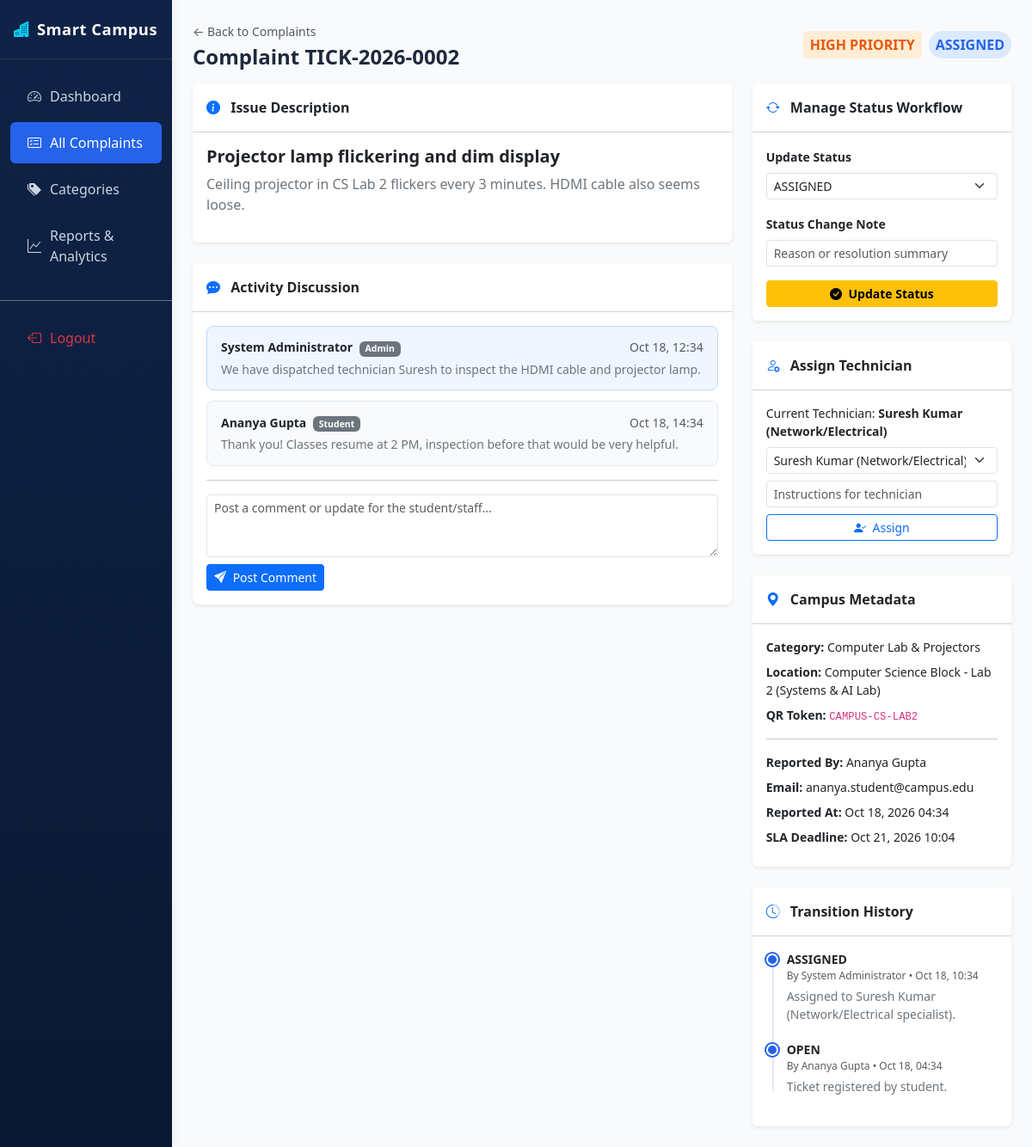
The app's page /admin-dashboard/complaint_details.php?id=2 (signed in) with its own data.
### tables this page shows
CREATE TABLE `tickets` (
  `id` int(10) UNSIGNED NOT NULL,
  `ticket_code` varchar(30) NOT NULL,
  `reporter_id` int(10) UNSIGNED NOT NULL,
  `category_id` int(10) UNSIGNED NOT NULL,
  `location_id` int(10) UNSIGNED NOT NULL,
  `title` varchar(200) NOT NULL,
  `description` text NOT NULL,
  `photo_path` varchar(255) DEFAULT NULL,
  `priority` enum('LOW','MEDIUM','HIGH','CRITICAL') NOT NULL DEFAULT 'MEDIUM',
  `status` enum('OPEN','ASSIGNED','IN_PROGRESS','RESOLVED','CLOSED') NOT NULL DEFAULT 'OPEN',
  `assigned_to` int(10) UNSIGNED DEFAULT NULL,
  `created_at` timestamp NOT NULL DEFAULT current_timestamp(),
  `due_at` datetime DEFAULT NULL,
  `resolved_at` datetime DEFAULT NULL
);

CREATE TABLE `ticket_comments` (
  `id` int(10) UNSIGNED NOT NULL,
  `ticket_id` int(10) UNSIGNED NOT NULL,
  `user_id` int(10) UNSIGNED NOT NULL,
  `message` text NOT NULL,
  `created_at` timestamp NOT NULL DEFAULT current_timestamp()
);

CREATE TABLE `users` (
  `id` int(10) UNSIGNED NOT NULL,
  `name` varchar(100) NOT NULL,
  `email` varchar(120) NOT NULL,
  `password_hash` varchar(255) NOT NULL,
  `role` enum('student','admin','technician') NOT NULL DEFAULT 'student',
  `created_at` timestamp NOT NULL DEFAULT current_timestamp()
);

CREATE TABLE `categories` (
  `id` int(10) UNSIGNED NOT NULL,
  `name` varchar(100) NOT NULL,
  `description` text DEFAULT NULL,
  `default_priority` enum('LOW','MEDIUM','HIGH','CRITICAL') NOT NULL DEFAULT 'MEDIUM',
  `created_at` timestamp NOT NULL DEFAULT current_timestamp()
);

CREATE TABLE `locations` (
  `id` int(10) UNSIGNED NOT NULL,
  `building` varchar(100) NOT NULL,
  `room` varchar(50) NOT NULL,
  `qr_code_token` varchar(64) NOT NULL,
  `created_at` timestamp NOT NULL DEFAULT current_timestamp()
);

CREATE TABLE `ticket_history` (
  `id` int(10) UNSIGNED NOT NULL,
  `ticket_id` int(10) UNSIGNED NOT NULL,
  `changed_by` int(10) UNSIGNED NOT NULL,
  `old_status` varchar(20) DEFAULT NULL,
  `new_status` varchar(20) NOT NULL,
  `comment` text DEFAULT NULL,
  `created_at` timestamp NOT NULL DEFAULT current_timestamp()
);

### admin-dashboard/complaint_details.php (the view, shortened to what this page needs)
<?php
$pdo = Database::getConnection();
$ticketId = (int)($_GET['id'] ?? 0);
$stmt = $pdo->prepare("
    SELECT
        t.*,
        c.name AS category_name,
        l.building, l.room, l.qr_code_token,
        reporter.name AS reporter_name, reporter.email AS reporter_email,
        tech.name AS technician_name, tech.email AS technician_email
    FROM tickets t
    JOIN categories c ON t.category_id = c.id
    JOIN locations l ON t.location_id = l.id
    JOIN users reporter ON t.reporter_id = reporter.id
    LEFT JOIN users tech ON t.assigned_to = tech.id
    WHERE t.id = ?
");
$stmt->execute([$ticketId]);
$ticket = $stmt->fetch();
$technicians = $pdo->query("SELECT id, name, email FROM users WHERE role = 'technician' ORDER BY name ASC")->fetchAll();
$histStmt = $pdo->prepare("
    SELECT th.*, u.name AS user_name, u.role AS user_role
    FROM ticket_history th
    JOIN users u ON th.changed_by = u.id
    WHERE th.ticket_id = ?
    ORDER BY th.created_at DESC
");
$histStmt->execute([$ticketId]);
$history = $histStmt->fetchAll();
$commStmt = $pdo->prepare("
    SELECT tc.*, u.name AS user_name, u.role AS user_role
    FROM ticket_comments tc
    JOIN users u ON tc.user_id = u.id
    WHERE tc.ticket_id = ?
    ORDER BY tc.created_at ASC
");
$commStmt->execute([$ticketId]);
$comments = $commStmt->fetchAll();
?>
<!DOCTYPE html>
<html lang="en">
<head>
    <link href="https://cdn.jsdelivr.net/npm/bootstrap@5.3.0/dist/css/bootstrap.min.css" rel="stylesheet">
    <link rel="stylesheet" href="https://cdn.jsdelivr.net/npm/bootstrap-icons@1.11.0/font/bootstrap-icons.css">
    <link rel="stylesheet" href="css/style.css">
</head>
<body>
<div class="container-fluid">
    <div class="row">
        <nav class="col-md-3 col-lg-2 d-md-block sidebar p-0">
            <div class="brand-title text-center text-md-start px-3">
                <i class="bi bi-buildings-fill text-info me-2"></i>Smart Campus
            </div>
            <div class="pt-3">
                <ul class="nav flex-column">
                    <li class="nav-item"><a class="nav-link" href="dashboard.php"><i class="bi bi-speedometer2"></i> Dashboard</a></li>
                    <li class="nav-item"><a class="nav-link active" href="complaints.php"><i class="bi bi-card-checklist"></i> All Complaints</a></li>
                    <li class="nav-item"><a class="nav-link" href="categories.php"><i class="bi bi-tags-fill"></i> Categories</a></li>
                    <li class="nav-item"><a class="nav-link" href="reports.php"><i class="bi bi-graph-up"></i> Reports & Analytics</a></li>
                    <li class="nav-item mt-4 border-top border-secondary pt-3"><a class="nav-link text-danger" href="logout.php"><i class="bi bi-box-arrow-left"></i> Logout</a></li>
                </ul>
            </div>
        </nav>
        <main class="col-md-9 ms-sm-auto col-lg-10 px-md-4 py-4">
            <div class="d-flex justify-content-between align-items-center mb-3">
                <div>
                    <a href="complaints.php" class="text-decoration-none text-muted small">&larr; Back to Complaints</a>
                    <h2 class="h4 fw-bold mt-1 mb-0">Complaint <?= htmlspecialchars($ticket['ticket_code']) ?></h2>
                </div>
                <div class="d-flex gap-2">
                    <span class="badge badge-priority-<?= $ticket['priority'] ?> fs-6 p-2"><?= $ticket['priority'] ?> PRIORITY</span>
                    <span class="badge badge-status badge-<?= $ticket['status'] ?> fs-6 p-2"><?= str_replace('_', ' ', $ticket['status']) ?></span>
                </div>
            </div>
            <div class="row g-4">
                <div class="col-lg-8">
                    <div class="card shadow-sm border-0 mb-4">
                        <div class="card-header bg-white py-3 fw-bold">
                            <i class="bi bi-info-circle-fill text-primary me-2"></i> Issue Description
                        </div>
                        <div class="card-body">
                            <h5 class="fw-bold text-navy mb-2"><?= htmlspecialchars($ticket['title']) ?></h5>
                            <p class="text-secondary" style="white-space: pre-wrap;"><?= htmlspecialchars($ticket['description']) ?></p>
                        </div>
                    </div>
                    <div class="card shadow-sm border-0 mb-4">
                        <div class="card-header bg-white py-3 fw-bold">
                            <i class="bi bi-chat-dots-fill text-primary me-2"></i> Activity Discussion
                        </div>
                        <div class="card-body">
                            <?php if (empty($comments)): ?>
                                <div class="text-center py-3 text-muted small">No comments or notes posted yet.</div>
                            <?php else: ?>
                                <?php foreach ($comments as $c): ?>
                                    <div class="comment-bubble <?= in_array($c['user_role'], ['admin', 'technician']) ? 'comment-admin' : '' ?>">
                                        <div class="d-flex justify-content-between align-items-center mb-1">
                                            <span class="fw-semibold small">
                                                <?= htmlspecialchars($c['user_name']) ?>
                                                <span class="badge bg-secondary ms-1"><?= ucfirst($c['user_role']) ?></span>
                                            </span>
                                            <span class="text-muted small"><?= date('M d, H:i', strtotime($c['created_at'])) ?></span>
                                        </div>
                                        <div class="small text-secondary"><?= nl2br(htmlspecialchars($c['message'])) ?></div>
                                    </div>
                                <?php endforeach; ?>
                            <?php endif; ?>
                            <hr>
                            <form method="POST" action="">
                                <div class="mb-2">
                                    <textarea name="comment_message" class="form-control form-control-sm" rows="3" placeholder="Post a comment or update for the student/staff..." required></textarea>
                                </div>
                                <button type="submit" class="btn btn-primary btn-sm"><i class="bi bi-send-fill me-1"></i> Post Comment</button>
                            </form>
                        </div>
                    </div>
                </div>
                <div class="col-lg-4">
                    <div class="card shadow-sm border-0 mb-4">
                        <div class="card-header bg-white py-3 fw-bold">
                            <i class="bi bi-arrow-repeat text-primary me-2"></i> Manage Status Workflow
                        </div>
                        <div class="card-body">
                            <form method="POST" action="">
                                <div class="mb-3">
                                    <label class="form-label small fw-semibold">Update Status</label>
                                    <select name="status" class="form-select form-select-sm" required>
                                        <option value="ASSIGNED" <?= $ticket['status'] === 'ASSIGNED' ? 'selected' : '' ?>>ASSIGNED</option>
                                    </select>
                                </div>
                                <div class="mb-3">
                                    <label class="form-label small fw-semibold">Status Change Note</label>
                                    <input type="text" name="status_comment" class="form-control form-control-sm" placeholder="Reason or resolution summary">
                                </div>
                                <button type="submit" class="btn btn-warning btn-sm w-100 fw-semibold">
                                    <i class="bi bi-check-circle-fill me-1"></i> Update Status
                                </button>
                            </form>
                        </div>
                    </div>
                    <div class="card shadow-sm border-0 mb-4">
                        <div class="card-header bg-white py-3 fw-bold">
                            <i class="bi bi-person-gear text-primary me-2"></i> Assign Technician
                        </div>
                        <div class="card-body">
                            <div class="small mb-2">
                                Current Technician:
                                <strong><?= !empty($ticket['technician_name']) ? htmlspecialchars($ticket['technician_name']) : '<span class="text-danger">None Assigned</span>' ?></strong>
                            </div>
                            <form method="POST" action="">
                                <div class="mb-2">
                                    <select name="technician_id" class="form-select form-select-sm" required>
                                        <?php foreach ($technicians as $tech): ?>
                                            <option value="<?= $tech['id'] ?>" <?= (int)$ticket['assigned_to'] === (int)$tech['id'] ? 'selected' : '' ?>>
                                                <?= htmlspecialchars($tech['name']) ?>
                                            </option>
                                        <?php endforeach; ?>
                                    </select>
                                </div>
                                <div class="mb-2">
                                    <input type="text" name="assign_note" class="form-control form-control-sm" placeholder="Instructions for technician">
                                </div>
                                <button type="submit" class="btn btn-outline-primary btn-sm w-100">
                                    <i class="bi bi-person-check-fill me-1"></i> Assign
                                </button>
                            </form>
                        </div>
                    </div>
                    <div class="card shadow-sm border-0 mb-4">
                        <div class="card-header bg-white py-3 fw-bold">
                            <i class="bi bi-geo-alt-fill text-primary me-2"></i> Campus Metadata
                        </div>
                        <div class="card-body small">
                            <div class="mb-2"><strong>Category:</strong> <?= htmlspecialchars($ticket['category_name']) ?></div>
                            <div class="mb-2"><strong>Location:</strong> <?= htmlspecialchars($ticket['building']) ?> - <?= htmlspecialchars($ticket['room']) ?></div>
                            <div class="mb-2"><strong>QR Token:</strong> <code><?= htmlspecialchars($ticket['qr_code_token']) ?></code></div>
                            <hr>
                            <div class="mb-2"><strong>Reported By:</strong> <?= htmlspecialchars($ticket['reporter_name']) ?></div>
                            <div class="mb-2"><strong>Email:</strong> <?= htmlspecialchars($ticket['reporter_email']) ?></div>
                            <div class="mb-2"><strong>Reported At:</strong> <?= date('M d, Y H:i', strtotime($ticket['created_at'])) ?></div>
                            <div class="mb-2"><strong>SLA Deadline:</strong> <?= !empty($ticket['due_at']) ? date('M d, Y H:i', strtotime($ticket['due_at'])) : 'N/A' ?></div>
                        </div>
                    </div>
                    <div class="card shadow-sm border-0">
                        <div class="card-header bg-white py-3 fw-bold">
                            <i class="bi bi-clock-history text-primary me-2"></i> Transition History
                        </div>
                        <div class="card-body">
                            <div class="timeline">
                                <?php foreach ($history as $h): ?>
                                    <div class="timeline-item">
                                        <div class="timeline-dot"></div>
                                        <div class="fw-bold small"><?= $h['new_status'] ?></div>
                                        <div class="text-muted small" style="font-size: 0.75rem;">
                                            By <?= htmlspecialchars($h['user_name']) ?> &bull; <?= date('M d, H:i', strtotime($h['created_at'])) ?>
                                        </div>
                                        <?php if (!empty($h['comment'])): ?>
                                            <div class="text-secondary small mt-1"><?= htmlspecialchars($h['comment']) ?></div>
                                        <?php endif; ?>
                                    </div>
                                <?php endforeach; ?>
                            </div>
                        </div>
                    </div>
                </div>
            </div>
        </main>
    </div>
</div>
</body>
</html>

### records on screen
tickets: ticket_code "TICK-2026-0002", priority "HIGH", status "ASSIGNED", title "Projector lamp flickering and dim display", description "Ceiling projector in CS Lab 2 flickers every 3 minutes. HDMI cable also seems loose.", assigned_to.name "Suresh Kumar (Network/Electrical)", technician_id "Suresh Kumar (Network/Electrical)", category.name "Computer Lab & Projectors", location.building "Computer Science Block", location.room "Lab 2 (Systems & AI Lab)", location.qr_code_token "CAMPUS-CS-LAB2", reporter.name "Ananya Gupta", reporter.email "ananya.student@campus.edu", created_at "Oct 18, 2026 04:34", due_at "Oct 21, 2026 10:04"
ticket_comments: user.name "System Administrator", user.role "Admin", created_at "Oct 18, 12:34", message "We have dispatched technician Suresh to inspect the HDMI cable and projector lamp."
ticket_comments: user.name "Ananya Gupta", user.role "Student", created_at "Oct 18, 14:34", message "Thank you! Classes resume at 2 PM, inspection before that would be very helpful."
ticket_history: new_status "ASSIGNED", changed_by.name "System Administrator", created_at "Oct 18, 10:34", comment "Assigned to Suresh Kumar (Network/Electrical specialist)."
ticket_history: new_status "OPEN", changed_by.name "Ananya Gupta", created_at "Oct 18, 04:34", comment "Ticket registered by student."
